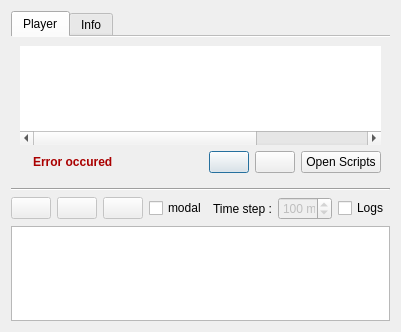
<?xml version="1.0" encoding="UTF-8"?>
<ui version="4.0">
 <class>pqPlayBackEventsDialog</class>
 <widget class="QDialog" name="pqPlayBackEventsDialog">
  <property name="windowModality">
   <enum>Qt::NonModal</enum>
  </property>
  <property name="geometry">
   <rect>
    <x>0</x>
    <y>0</y>
    <width>392</width>
    <height>332</height>
   </rect>
  </property>
  <property name="sizePolicy">
   <sizepolicy hsizetype="Preferred" vsizetype="Preferred">
    <horstretch>0</horstretch>
    <verstretch>0</verstretch>
   </sizepolicy>
  </property>
  <property name="minimumSize">
   <size>
    <width>0</width>
    <height>0</height>
   </size>
  </property>
  <property name="maximumSize">
   <size>
    <width>16777215</width>
    <height>16777215</height>
   </size>
  </property>
  <property name="windowTitle">
   <string>PlayBack Information</string>
  </property>
  <property name="sizeGripEnabled">
   <bool>false</bool>
  </property>
  <property name="modal">
   <bool>false</bool>
  </property>
  <layout class="QVBoxLayout" name="verticalLayout_4">
   <property name="sizeConstraint">
    <enum>QLayout::SetDefaultConstraint</enum>
   </property>
   <item>
    <widget class="QTabWidget" name="tabWidget">
     <property name="sizePolicy">
      <sizepolicy hsizetype="Preferred" vsizetype="Preferred">
       <horstretch>0</horstretch>
       <verstretch>0</verstretch>
      </sizepolicy>
     </property>
     <property name="minimumSize">
      <size>
       <width>0</width>
       <height>0</height>
      </size>
     </property>
     <property name="maximumSize">
      <size>
       <width>16777215</width>
       <height>16777215</height>
      </size>
     </property>
     <property name="tabPosition">
      <enum>QTabWidget::North</enum>
     </property>
     <property name="tabShape">
      <enum>QTabWidget::Rounded</enum>
     </property>
     <property name="currentIndex">
      <number>0</number>
     </property>
     <property name="iconSize">
      <size>
       <width>15</width>
       <height>16</height>
      </size>
     </property>
     <property name="elideMode">
      <enum>Qt::ElideNone</enum>
     </property>
     <property name="usesScrollButtons">
      <bool>false</bool>
     </property>
     <property name="documentMode">
      <bool>true</bool>
     </property>
     <widget class="QWidget" name="Player">
      <attribute name="icon">
       <iconset resource="Resources/QtTesting.qrc">
        <normaloff>:/Icons/timePlay.png</normaloff>:/Icons/timePlay.png</iconset>
      </attribute>
      <attribute name="title">
       <string>Player</string>
      </attribute>
      <layout class="QVBoxLayout" name="verticalLayout_2">
       <property name="sizeConstraint">
        <enum>QLayout::SetMaximumSize</enum>
       </property>
       <item>
        <widget class="QTableWidget" name="tableWidget">
         <property name="enabled">
          <bool>true</bool>
         </property>
         <property name="sizePolicy">
          <sizepolicy hsizetype="Preferred" vsizetype="Preferred">
           <horstretch>0</horstretch>
           <verstretch>0</verstretch>
          </sizepolicy>
         </property>
         <property name="minimumSize">
          <size>
           <width>0</width>
           <height>0</height>
          </size>
         </property>
         <property name="maximumSize">
          <size>
           <width>16777215</width>
           <height>16777215</height>
          </size>
         </property>
         <property name="frameShape">
          <enum>QFrame::NoFrame</enum>
         </property>
         <property name="frameShadow">
          <enum>QFrame::Sunken</enum>
         </property>
         <property name="verticalScrollBarPolicy">
          <enum>Qt::ScrollBarAsNeeded</enum>
         </property>
         <property name="tabKeyNavigation">
          <bool>true</bool>
         </property>
         <property name="alternatingRowColors">
          <bool>true</bool>
         </property>
         <property name="selectionMode">
          <enum>QAbstractItemView::NoSelection</enum>
         </property>
         <property name="gridStyle">
          <enum>Qt::NoPen</enum>
         </property>
         <property name="cornerButtonEnabled">
          <bool>false</bool>
         </property>
         <property name="columnCount">
          <number>3</number>
         </property>
         <attribute name="horizontalHeaderVisible">
          <bool>false</bool>
         </attribute>
         <attribute name="horizontalHeaderCascadingSectionResizes">
          <bool>true</bool>
         </attribute>
         <attribute name="horizontalHeaderDefaultSectionSize">
          <number>150</number>
         </attribute>
         <attribute name="horizontalHeaderHighlightSections">
          <bool>true</bool>
         </attribute>
         <attribute name="horizontalHeaderMinimumSectionSize">
          <number>15</number>
         </attribute>
         <attribute name="horizontalHeaderShowSortIndicator" stdset="0">
          <bool>false</bool>
         </attribute>
         <attribute name="horizontalHeaderStretchLastSection">
          <bool>true</bool>
         </attribute>
         <attribute name="verticalHeaderVisible">
          <bool>false</bool>
         </attribute>
         <column>
          <property name="text">
           <string/>
          </property>
         </column>
         <column>
          <property name="text">
           <string notr="true">Files</string>
          </property>
          <property name="font">
           <font>
            <italic>false</italic>
           </font>
          </property>
         </column>
         <column>
          <property name="text">
           <string>Progress</string>
          </property>
         </column>
        </widget>
       </item>
       <item>
        <layout class="QHBoxLayout" name="horizontalLayout_3">
         <item>
          <widget class="QLabel" name="playerErrorIconLabel">
           <property name="maximumSize">
            <size>
             <width>18</width>
             <height>18</height>
            </size>
           </property>
           <property name="text">
            <string/>
           </property>
           <property name="pixmap">
            <pixmap resource="Resources/QtTesting.qrc">:/Icons/clear.svg</pixmap>
           </property>
           <property name="scaledContents">
            <bool>true</bool>
           </property>
          </widget>
         </item>
         <item>
          <widget class="QLabel" name="playerErrorTextLabel">
           <property name="palette">
            <palette>
             <active>
              <colorrole role="WindowText">
               <brush brushstyle="SolidPattern">
                <color alpha="255">
                 <red>170</red>
                 <green>0</green>
                 <blue>0</blue>
                </color>
               </brush>
              </colorrole>
             </active>
             <inactive>
              <colorrole role="WindowText">
               <brush brushstyle="SolidPattern">
                <color alpha="255">
                 <red>170</red>
                 <green>0</green>
                 <blue>0</blue>
                </color>
               </brush>
              </colorrole>
             </inactive>
             <disabled>
              <colorrole role="WindowText">
               <brush brushstyle="SolidPattern">
                <color alpha="255">
                 <red>106</red>
                 <green>104</green>
                 <blue>100</blue>
                </color>
               </brush>
              </colorrole>
             </disabled>
            </palette>
           </property>
           <property name="font">
            <font>
             <weight>75</weight>
             <bold>true</bold>
            </font>
           </property>
           <property name="text">
            <string>Error occured</string>
           </property>
          </widget>
         </item>
         <item>
          <spacer name="horizontalSpacer_2">
           <property name="orientation">
            <enum>Qt::Horizontal</enum>
           </property>
           <property name="sizeHint" stdset="0">
            <size>
             <width>200</width>
             <height>20</height>
            </size>
           </property>
          </spacer>
         </item>
         <item>
          <widget class="QPushButton" name="plusButton">
           <property name="toolTip">
            <string>Add scripts to the list</string>
           </property>
           <property name="text">
            <string/>
           </property>
           <property name="icon">
            <iconset resource="Resources/QtTesting.qrc">
             <normaloff>:/Icons/plus.png</normaloff>:/Icons/plus.png</iconset>
           </property>
           <property name="iconSize">
            <size>
             <width>24</width>
             <height>24</height>
            </size>
           </property>
           <property name="flat">
            <bool>false</bool>
           </property>
          </widget>
         </item>
         <item>
          <widget class="QPushButton" name="minusButton">
           <property name="toolTip">
            <string>Remove checked scripts</string>
           </property>
           <property name="text">
            <string/>
           </property>
           <property name="icon">
            <iconset resource="Resources/QtTesting.qrc">
             <normaloff>:/Icons/minus.png</normaloff>:/Icons/minus.png</iconset>
           </property>
          </widget>
         </item>
         <item>
          <widget class="QPushButton" name="loadFileButton">
           <property name="sizePolicy">
            <sizepolicy hsizetype="Minimum" vsizetype="Fixed">
             <horstretch>0</horstretch>
             <verstretch>0</verstretch>
            </sizepolicy>
           </property>
           <property name="toolTip">
            <string>Open scripts</string>
           </property>
           <property name="text">
            <string>Open Scripts</string>
           </property>
          </widget>
         </item>
        </layout>
       </item>
      </layout>
     </widget>
     <widget class="QWidget" name="Info">
      <property name="toolTip">
       <string>Information about the current event</string>
      </property>
      <attribute name="icon">
       <iconset resource="Resources/QtTesting.qrc">
        <normaloff>:/Icons/info.png</normaloff>:/Icons/info.png</iconset>
      </attribute>
      <attribute name="title">
       <string>Info</string>
      </attribute>
      <layout class="QVBoxLayout" name="verticalLayout">
       <property name="sizeConstraint">
        <enum>QLayout::SetMaximumSize</enum>
       </property>
       <item>
        <layout class="QHBoxLayout" name="horizontalLayout">
         <property name="sizeConstraint">
          <enum>QLayout::SetDefaultConstraint</enum>
         </property>
         <item>
          <widget class="QLabel" name="currentFileLabel">
           <property name="sizePolicy">
            <sizepolicy hsizetype="Preferred" vsizetype="Maximum">
             <horstretch>0</horstretch>
             <verstretch>0</verstretch>
            </sizepolicy>
           </property>
           <property name="text">
            <string>No file is playing</string>
           </property>
          </widget>
         </item>
         <item>
          <spacer name="horizontalSpacer">
           <property name="orientation">
            <enum>Qt::Horizontal</enum>
           </property>
           <property name="sizeHint" stdset="0">
            <size>
             <width>40</width>
             <height>20</height>
            </size>
           </property>
          </spacer>
         </item>
         <item>
          <widget class="QLabel" name="infoErrorIconLabel">
           <property name="sizePolicy">
            <sizepolicy hsizetype="Fixed" vsizetype="Fixed">
             <horstretch>0</horstretch>
             <verstretch>0</verstretch>
            </sizepolicy>
           </property>
           <property name="maximumSize">
            <size>
             <width>18</width>
             <height>18</height>
            </size>
           </property>
           <property name="text">
            <string/>
           </property>
           <property name="pixmap">
            <pixmap resource="Resources/QtTesting.qrc">:/Icons/clear.svg</pixmap>
           </property>
           <property name="scaledContents">
            <bool>true</bool>
           </property>
          </widget>
         </item>
         <item>
          <widget class="QLabel" name="infoErrorTextLabel">
           <property name="palette">
            <palette>
             <active>
              <colorrole role="WindowText">
               <brush brushstyle="SolidPattern">
                <color alpha="255">
                 <red>170</red>
                 <green>0</green>
                 <blue>0</blue>
                </color>
               </brush>
              </colorrole>
              <colorrole role="Text">
               <brush brushstyle="SolidPattern">
                <color alpha="255">
                 <red>0</red>
                 <green>0</green>
                 <blue>0</blue>
                </color>
               </brush>
              </colorrole>
             </active>
             <inactive>
              <colorrole role="WindowText">
               <brush brushstyle="SolidPattern">
                <color alpha="255">
                 <red>170</red>
                 <green>0</green>
                 <blue>0</blue>
                </color>
               </brush>
              </colorrole>
              <colorrole role="Text">
               <brush brushstyle="SolidPattern">
                <color alpha="255">
                 <red>0</red>
                 <green>0</green>
                 <blue>0</blue>
                </color>
               </brush>
              </colorrole>
             </inactive>
             <disabled>
              <colorrole role="WindowText">
               <brush brushstyle="SolidPattern">
                <color alpha="255">
                 <red>106</red>
                 <green>104</green>
                 <blue>100</blue>
                </color>
               </brush>
              </colorrole>
              <colorrole role="Text">
               <brush brushstyle="SolidPattern">
                <color alpha="255">
                 <red>190</red>
                 <green>190</green>
                 <blue>190</blue>
                </color>
               </brush>
              </colorrole>
             </disabled>
            </palette>
           </property>
           <property name="font">
            <font>
             <weight>75</weight>
             <bold>true</bold>
            </font>
           </property>
           <property name="text">
            <string>Error occured</string>
           </property>
          </widget>
         </item>
        </layout>
       </item>
       <item>
        <widget class="QGroupBox" name="Data">
         <property name="enabled">
          <bool>true</bool>
         </property>
         <property name="sizePolicy">
          <sizepolicy hsizetype="Preferred" vsizetype="Maximum">
           <horstretch>0</horstretch>
           <verstretch>0</verstretch>
          </sizepolicy>
         </property>
         <property name="title">
          <string>Current Event</string>
         </property>
         <property name="flat">
          <bool>false</bool>
         </property>
         <property name="checkable">
          <bool>false</bool>
         </property>
         <property name="checked">
          <bool>false</bool>
         </property>
         <layout class="QVBoxLayout" name="verticalLayout_3">
          <property name="sizeConstraint">
           <enum>QLayout::SetNoConstraint</enum>
          </property>
          <item>
           <widget class="QLabel" name="objectLabel">
            <property name="sizePolicy">
             <sizepolicy hsizetype="Preferred" vsizetype="Maximum">
              <horstretch>0</horstretch>
              <verstretch>0</verstretch>
             </sizepolicy>
            </property>
            <property name="text">
             <string>Object :</string>
            </property>
           </widget>
          </item>
          <item>
           <widget class="QLabel" name="commandLabel">
            <property name="sizePolicy">
             <sizepolicy hsizetype="Preferred" vsizetype="Maximum">
              <horstretch>0</horstretch>
              <verstretch>0</verstretch>
             </sizepolicy>
            </property>
            <property name="text">
             <string>Command :</string>
            </property>
           </widget>
          </item>
          <item>
           <widget class="QLabel" name="argumentsLabel">
            <property name="sizePolicy">
             <sizepolicy hsizetype="Preferred" vsizetype="Maximum">
              <horstretch>0</horstretch>
              <verstretch>0</verstretch>
             </sizepolicy>
            </property>
            <property name="text">
             <string>Argument(s) :</string>
            </property>
           </widget>
          </item>
         </layout>
        </widget>
       </item>
       <item>
        <spacer name="verticalSpacer">
         <property name="orientation">
          <enum>Qt::Vertical</enum>
         </property>
         <property name="sizeHint" stdset="0">
          <size>
           <width>20</width>
           <height>0</height>
          </size>
         </property>
        </spacer>
       </item>
      </layout>
     </widget>
    </widget>
   </item>
   <item>
    <widget class="Line" name="line">
     <property name="orientation">
      <enum>Qt::Horizontal</enum>
     </property>
    </widget>
   </item>
   <item>
    <layout class="QHBoxLayout" name="horizontalLayout_2">
     <property name="sizeConstraint">
      <enum>QLayout::SetFixedSize</enum>
     </property>
     <item>
      <widget class="QPushButton" name="playPauseButton">
       <property name="enabled">
        <bool>false</bool>
       </property>
       <property name="toolTip">
        <string>Play/Pause</string>
       </property>
       <property name="text">
        <string/>
       </property>
       <property name="icon">
        <iconset resource="Resources/QtTesting.qrc">
         <normaloff>:/Icons/timePlay.png</normaloff>
         <normalon>:/Icons/pause.png</normalon>:/Icons/timePlay.png</iconset>
       </property>
       <property name="checkable">
        <bool>true</bool>
       </property>
       <property name="checked">
        <bool>false</bool>
       </property>
       <property name="autoRepeat">
        <bool>false</bool>
       </property>
       <property name="flat">
        <bool>false</bool>
       </property>
      </widget>
     </item>
     <item>
      <widget class="QPushButton" name="stepButton">
       <property name="enabled">
        <bool>false</bool>
       </property>
       <property name="toolTip">
        <string>Play step by step</string>
       </property>
       <property name="text">
        <string/>
       </property>
       <property name="icon">
        <iconset resource="Resources/QtTesting.qrc">
         <normaloff>:/Icons/frameForward.png</normaloff>:/Icons/frameForward.png</iconset>
       </property>
       <property name="checkable">
        <bool>false</bool>
       </property>
       <property name="checked">
        <bool>false</bool>
       </property>
       <property name="flat">
        <bool>false</bool>
       </property>
      </widget>
     </item>
     <item>
      <widget class="QPushButton" name="stopButton">
       <property name="enabled">
        <bool>false</bool>
       </property>
       <property name="sizePolicy">
        <sizepolicy hsizetype="Minimum" vsizetype="Fixed">
         <horstretch>0</horstretch>
         <verstretch>0</verstretch>
        </sizepolicy>
       </property>
       <property name="toolTip">
        <string>Stop</string>
       </property>
       <property name="text">
        <string/>
       </property>
       <property name="icon">
        <iconset resource="Resources/QtTesting.qrc">
         <normaloff>:/Icons/playback-stop.png</normaloff>:/Icons/playback-stop.png</iconset>
       </property>
       <property name="flat">
        <bool>false</bool>
       </property>
      </widget>
     </item>
     <item>
      <spacer name="horizontalSpacer_3">
       <property name="orientation">
        <enum>Qt::Horizontal</enum>
       </property>
       <property name="sizeHint" stdset="0">
        <size>
         <width>40</width>
         <height>20</height>
        </size>
       </property>
      </spacer>
     </item>
     <item>
      <widget class="QCheckBox" name="modalCheckBox">
       <property name="text">
        <string>modal</string>
       </property>
      </widget>
     </item>
     <item>
      <widget class="QLabel" name="timeStepLabel">
       <property name="text">
        <string>Time step :</string>
       </property>
      </widget>
     </item>
     <item>
      <widget class="QSpinBox" name="timeStepSpinBox">
       <property name="enabled">
        <bool>false</bool>
       </property>
       <property name="sizePolicy">
        <sizepolicy hsizetype="Maximum" vsizetype="Fixed">
         <horstretch>0</horstretch>
         <verstretch>0</verstretch>
        </sizepolicy>
       </property>
       <property name="toolTip">
        <string>Time step between each events</string>
       </property>
       <property name="suffix">
        <string> ms</string>
       </property>
       <property name="minimum">
        <number>0</number>
       </property>
       <property name="maximum">
        <number>1000</number>
       </property>
       <property name="singleStep">
        <number>10</number>
       </property>
       <property name="value">
        <number>100</number>
       </property>
      </widget>
     </item>
     <item>
      <widget class="QCheckBox" name="checkBox">
       <property name="toolTip">
        <string>Show/Hide log browser</string>
       </property>
       <property name="text">
        <string>Logs</string>
       </property>
      </widget>
     </item>
    </layout>
   </item>
   <item>
    <widget class="QTextBrowser" name="logBrowser">
     <property name="sizePolicy">
      <sizepolicy hsizetype="Expanding" vsizetype="Preferred">
       <horstretch>0</horstretch>
       <verstretch>0</verstretch>
      </sizepolicy>
     </property>
    </widget>
   </item>
  </layout>
 </widget>
 <resources>
  <include location="Resources/QtTesting.qrc"/>
 </resources>
 <connections>
  <connection>
   <sender>checkBox</sender>
   <signal>toggled(bool)</signal>
   <receiver>logBrowser</receiver>
   <slot>setVisible(bool)</slot>
   <hints>
    <hint type="sourcelabel">
     <x>381</x>
     <y>220</y>
    </hint>
    <hint type="destinationlabel">
     <x>161</x>
     <y>270</y>
    </hint>
   </hints>
  </connection>
 </connections>
</ui>
